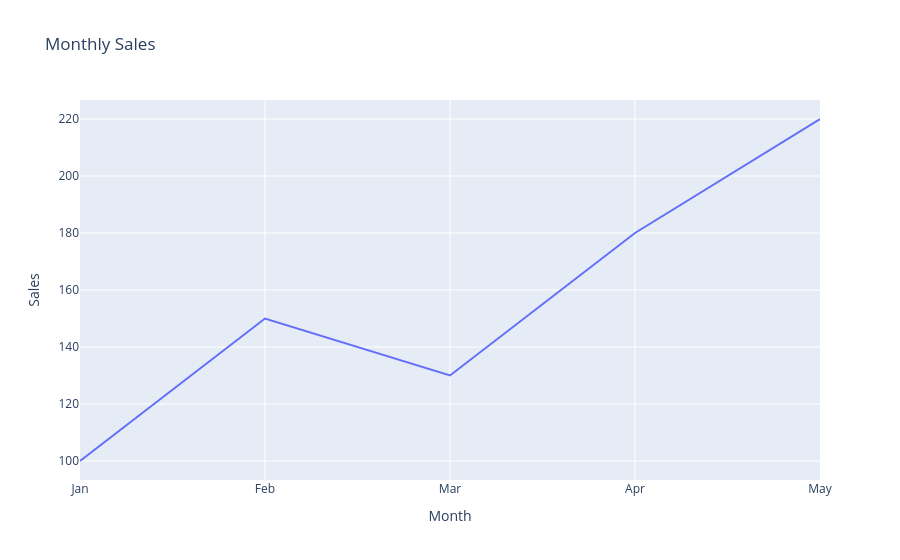

Source (notebook cell):
### Code cell
data = {
    "Month":["Jan","Feb","Mar","Apr","May"],
    "Sales":[100,150,130,180,220]
}
df = pd.DataFrame(data)
fig = px.line(
    data,
    x="Month",
    y="Sales",
    title='Monthly Sales'
)
fig.show()

### Figure 1 — Plotly figure (JSON) as saved in the notebook; plotly's stock layout.template omitted (floating-point values rounded to 4 significant figures)
{"data": [{"hovertemplate": "Month=%{x}<br>Sales=%{y}<extra></extra>", "legendgroup": "", "line": {"color": "#636efa", "dash": "solid"}, "marker": {"symbol": "circle"}, "mode": "lines", "name": "", "orientation": "v", "showlegend": false, "type": "scatter", "x": ["Jan", "Feb", "Mar", "Apr", "May"], "xaxis": "x", "y": [100, 150, 130, 180, 220], "yaxis": "y"}], "layout": {"legend": {"tracegroupgap": 0}, "title": {"text": "Monthly Sales"}, "xaxis": {"anchor": "y", "domain": [0, 1], "title": {"text": "Month"}}, "yaxis": {"anchor": "x", "domain": [0, 1], "title": {"text": "Sales"}}}}
